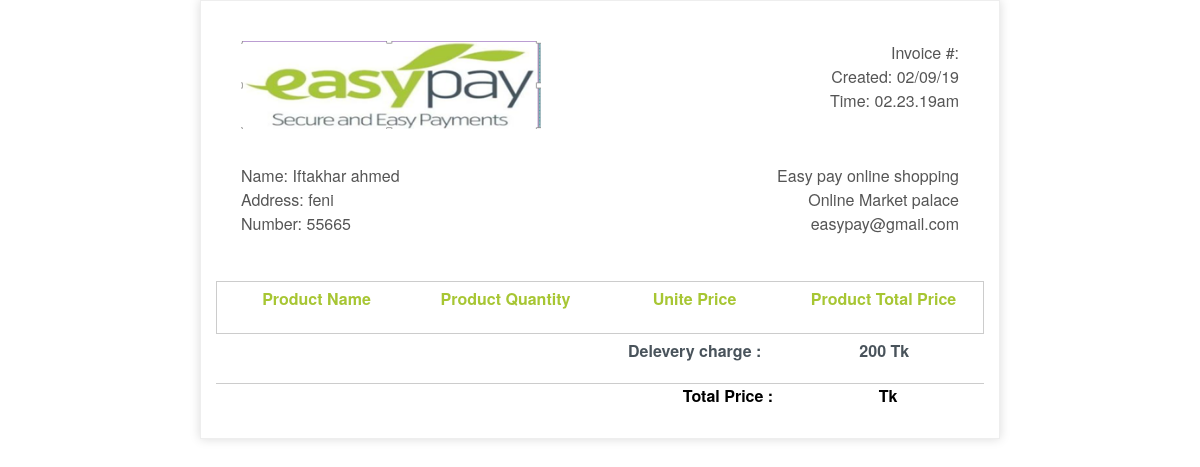
Screenshot of /user/invoice.php (signed in) with the database file from the repository.
### tables this page shows
CREATE TABLE `user_sign_up` (
  `first_name` varchar(40) default NULL,
  `last_name` varchar(40) default NULL,
  `number` varchar(50) default NULL,
  `email` varchar(40) NOT NULL,
  `address` varchar(200) default NULL,
  `district` varchar(40) default NULL,
  `gender` varchar(40) default NULL,
  `password` varchar(40) default NULL,
  PRIMARY KEY  (`email`)
);

### user/invoice.php (the view, shortened to what this page needs)
<?php
$order_id=$_SESSION['order_id'];
$email=$_SESSION['email'];
$date=date("d/m/y");
$time=date("h.i.sa");
?>
<?php
$invoice_information_querry=mysql_query("SELECT * FROM user_sign_up WHERE email='$email'");
$invoice_information_querry_all_data=mysql_fetch_array($invoice_information_querry);
?>
<!doctype html>
<html>
<head>
    <link rel="stylesheet" href="css/font-awesome.min.css" type="text/css" media="all">
	<link rel="stylesheet" href="css/bootstrap.min.css" type="text/css" media="all">
</head>
<body>
    <div class="invoice-box">
        <table cellpadding="0" cellspacing="0">
            <tr class="top">
                <td colspan="4">
                    <table>
                        <tr>
                            <td class="title">
                                <img src="images/logo.png" style="width:100%; max-width:300px;">
                            </td>
                            <td>
                                Invoice #: <?php print $order_id?><br>
                                Created: <?php print $date?><br>
                                Time: <?php print $time?>
                            </td>
                        </tr>
                    </table>
                </td>
            </tr>
            <tr class="information">
                <td colspan="4">
                    <table>
                        <tr>
                            <td>
                               Name: <?php echo $invoice_information_querry_all_data[0]." ".$invoice_information_querry_all_data[1]?><br>
                               Address: <?php echo $invoice_information_querry_all_data[4]?><br>
                               Number: <?php echo $invoice_information_querry_all_data[2]?>
                            </td>
                            <td>
                               Easy pay online shopping<br>
                                Online Market palace<br>
                                easypay@gmail.com
                            </td>
                        </tr>
                    </table>
                </td>
            </tr>
    </table>
    <div class="row">
    	<div class="product_heading">
    		<div class="col-md-3">Product Name</div>
	    	<div class="col-md-3">Product Quantity</div>
	    	<div class="col-md-3">Unite Price</div>
	    	<div class="col-md-3">Product Total Price</div>
    	</div>
    </div>
    <div class="row">
    	<div class="product_detailes">
    		<div class="col-md-3"></div>
	    	<div class="col-md-3"></div>
	    	<div class="col-md-3"><b style="color:#49535B">Delevery charge :<b></div>
	    	<div class="col-md-3">200 Tk</div>
    	</div>
    </div>
    <div class="row">
    	<div class="product_total_price">
    		<div class="col-md-3"></div>
	    	<div class="col-md-4"></div>
	    	<div class="col-md-2">Total Price :</div>
	    	<div class="col-md-3"><?php print $final_ammount=$_SESSION['final_ammount'];?> Tk</div>
    	</div>
    </div>
    </div>
</body>
</html>

### user/invoice.php (style rules this page uses)
.invoice-box { max-width: 800px; margin: auto; padding: 30px; border: 1px solid #eee; box-shadow: 0 0 10px rgba(0, 0, 0, .15); font-size: 16px; line-height: 24px; font-family: 'Helvetica Neue', 'Helvetica', Helvetica, Arial, sans-serif; color: #555; }
.invoice-box table { width: 100%; line-height: inherit; text-align: left; }
.invoice-box table td { padding: 5px; vertical-align: top; }
.invoice-box table tr td:nth-child(2) { text-align: right; }
.invoice-box table tr.top table td { padding-bottom: 20px; }
.invoice-box table tr.top table td.title { font-size: 45px; line-height: 45px; color: #333; }
.invoice-box table tr.information table td { padding-bottom: 40px; }
.product_heading { color: #A7C633; font-weight: bold; text-align: center; height: auto; padding: 5px; width: 100%; border: 1px solid #ccc; }
.product_detailes { color: #A7C633; text-align: center; height: 50px; padding: 5px; width: 100%; border-bottom: 1px solid #ccc; }
.product_total_price { text-align: center; color: #000; font-weight: bold; }

### rows the page displays
user_sign_up: first_name "Iftakhar", last_name "ahmed", address "feni", number "55665"
